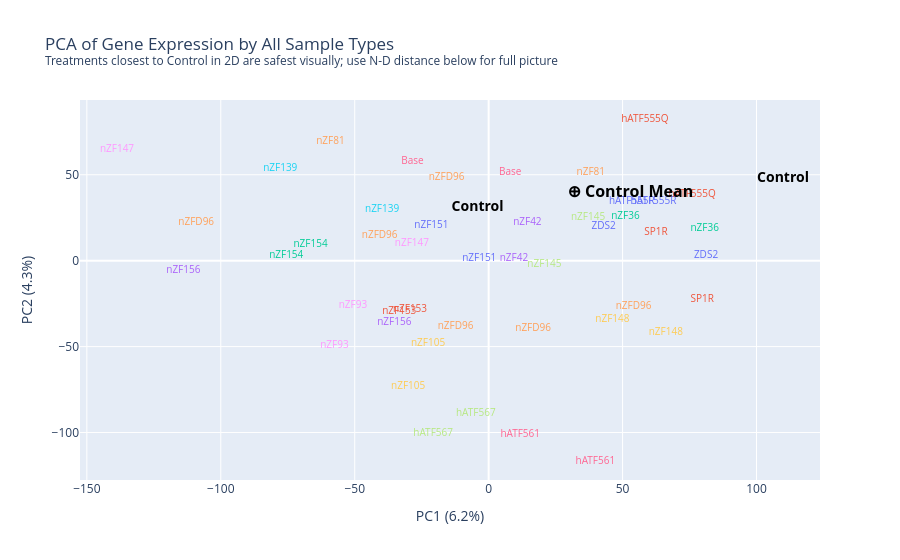

Notebook code for this chart:
### Code cell
# 2D PCA scatter (PC1 vs PC2) — all treatments, text labels
control_centroid_2d = pca_df[pca_df['sample_type'] == 'Control'][['PC1', 'PC2']].mean()

fig1 = px.scatter(
    pca_df,
    x='PC1', y='PC2',
    color='sample_type',
    text='sample_type',
    hover_name=pca_df.index,
    labels={
        'PC1': f'PC1 ({pca.explained_variance_ratio_[0]:.1%})',
        'PC2': f'PC2 ({pca.explained_variance_ratio_[1]:.1%})',
    },
    title='PCA of Gene Expression by All Sample Types'
          '<br><sup>Treatments closest to Control in 2D are safest visually; use N-D distance below for full picture</sup>',
)
fig1.update_traces(mode='text')
fig1.update_layout(showlegend=False)

for trace in fig1.data:
    if trace.name == 'Control':
        trace.textfont.color = 'black'
        trace.textfont.size = 14
        trace.textfont.weight = 'bold'
    else:
        trace.textfont.color = trace.marker.color
        trace.textfont.size = 10

fig1.add_trace(go.Scatter(
    x=[control_centroid_2d['PC1']],
    y=[control_centroid_2d['PC2']],
    mode='text',
    text=['⊕ Control Mean'],
    textfont=dict(color='black', size=16, weight='bold'),
    hoverinfo='skip',
    showlegend=False,
))
fig1.show()

### Figure 1 — Plotly figure (JSON) as saved in the notebook; plotly's stock layout.template omitted (floating-point values rounded to 4 significant figures)
{"data": [{"hovertemplate": "<b>%{hovertext}</b><br><br>sample_type=%{text}<br>PC1 (6.2%)=%{x}<br>PC2 (4.3%)=%{y}<extra></extra>", "hovertext": [null, null], "legendgroup": "ZDS2", "marker": {"color": "#636efa", "symbol": "circle"}, "mode": "text", "name": "ZDS2", "orientation": "v", "showlegend": true, "text": ["ZDS2", "ZDS2"], "textfont": {"color": "#636efa", "size": 10}, "type": "scatter", "x": [81.15, 42.93], "xaxis": "x", "y": [2.757, 20.01], "yaxis": "y"}, {"hovertemplate": "<b>%{hovertext}</b><br><br>sample_type=%{text}<br>PC1 (6.2%)=%{x}<br>PC2 (4.3%)=%{y}<extra></extra>", "hovertext": [null, null], "legendgroup": "SP1R", "marker": {"color": "#EF553B", "symbol": "circle"}, "mode": "text", "name": "SP1R", "orientation": "v", "showlegend": true, "text": ["SP1R", "SP1R"], "textfont": {"color": "#EF553B", "size": 10}, "type": "scatter", "x": [62.45, 79.74], "xaxis": "x", "y": [16.35, -22.8], "yaxis": "y"}, {"hovertemplate": "<b>%{hovertext}</b><br><br>sample_type=%{text}<br>PC1 (6.2%)=%{x}<br>PC2 (4.3%)=%{y}<extra></extra>", "hovertext": [null, null], "legendgroup": "nZF36", "marker": {"color": "#00cc96", "symbol": "circle"}, "mode": "text", "name": "nZF36", "orientation": "v", "showlegend": true, "text": ["nZF36", "nZF36"], "textfont": {"color": "#00cc96", "size": 10}, "type": "scatter", "x": [51.05, 80.64], "xaxis": "x", "y": [25.8, 18.91], "yaxis": "y"}, {"hovertemplate": "<b>%{hovertext}</b><br><br>sample_type=%{text}<br>PC1 (6.2%)=%{x}<br>PC2 (4.3%)=%{y}<extra></extra>", "hovertext": [null, null], "legendgroup": "nZF42", "marker": {"color": "#ab63fa", "symbol": "circle"}, "mode": "text", "name": "nZF42", "orientation": "v", "showlegend": true, "text": ["nZF42", "nZF42"], "textfont": {"color": "#ab63fa", "size": 10}, "type": "scatter", "x": [14.46, 9.427], "xaxis": "x", "y": [22.29, 1.505], "yaxis": "y"}, {"hovertemplate": "<b>%{hovertext}</b><br><br>sample_type=%{text}<br>PC1 (6.2%)=%{x}<br>PC2 (4.3%)=%{y}<extra></extra>", "hovertext": [null, null], "legendgroup": "nZF81", "marker": {"color": "#FFA15A", "symbol": "circle"}, "mode": "text", "name": "nZF81", "orientation": "v", "showlegend": true, "text": ["nZF81", "nZF81"], "textfont": {"color": "#FFA15A", "size": 10}, "type": "scatter", "x": [-59.07, 38.15], "xaxis": "x", "y": [69.24, 51.29], "yaxis": "y"}, {"hovertemplate": "<b>%{hovertext}</b><br><br>sample_type=%{text}<br>PC1 (6.2%)=%{x}<br>PC2 (4.3%)=%{y}<extra></extra>", "hovertext": [null, null], "legendgroup": "nZF139", "marker": {"color": "#19d3f3", "symbol": "circle"}, "mode": "text", "name": "nZF139", "orientation": "v", "showlegend": true, "text": ["nZF139", "nZF139"], "textfont": {"color": "#19d3f3", "size": 10}, "type": "scatter", "x": [-39.77, -77.8], "xaxis": "x", "y": [29.58, 53.56], "yaxis": "y"}, {"hovertemplate": "<b>%{hovertext}</b><br><br>sample_type=%{text}<br>PC1 (6.2%)=%{x}<br>PC2 (4.3%)=%{y}<extra></extra>", "hovertext": [null, null], "legendgroup": "Base", "marker": {"color": "#FF6692", "symbol": "circle"}, "mode": "text", "name": "Base", "orientation": "v", "showlegend": true, "text": ["Base", "Base"], "textfont": {"color": "#FF6692", "size": 10}, "type": "scatter", "x": [-28.44, 8.065], "xaxis": "x", "y": [57.69, 51.13], "yaxis": "y"}, {"hovertemplate": "<b>%{hovertext}</b><br><br>sample_type=%{text}<br>PC1 (6.2%)=%{x}<br>PC2 (4.3%)=%{y}<extra></extra>", "hovertext": [null, null], "legendgroup": "nZF145", "marker": {"color": "#B6E880", "symbol": "circle"}, "mode": "text", "name": "nZF145", "orientation": "v", "showlegend": true, "text": ["nZF145", "nZF145"], "textfont": {"color": "#B6E880", "size": 10}, "type": "scatter", "x": [20.83, 37.12], "xaxis": "x", "y": [-2.45, 24.91], "yaxis": "y"}, {"hovertemplate": "<b>%{hovertext}</b><br><br>sample_type=%{text}<br>PC1 (6.2%)=%{x}<br>PC2 (4.3%)=%{y}<extra></extra>", "hovertext": [null, null], "legendgroup": "nZF147", "marker": {"color": "#FF97FF", "symbol": "circle"}, "mode": "text", "name": "nZF147", "orientation": "v", "showlegend": true, "text": ["nZF147", "nZF147"], "textfont": {"color": "#FF97FF", "size": 10}, "type": "scatter", "x": [-28.66, -138.7], "xaxis": "x", "y": [10.06, 64.63], "yaxis": "y"}, {"hovertemplate": "<b>%{hovertext}</b><br><br>sample_type=%{text}<br>PC1 (6.2%)=%{x}<br>PC2 (4.3%)=%{y}<extra></extra>", "hovertext": [null, null], "legendgroup": "nZF148", "marker": {"color": "#FECB52", "symbol": "circle"}, "mode": "text", "name": "nZF148", "orientation": "v", "showlegend": true, "text": ["nZF148", "nZF148"], "textfont": {"color": "#FECB52", "size": 10}, "type": "scatter", "x": [66.14, 46.19], "xaxis": "x", "y": [-41.68, -34.04], "yaxis": "y"}, {"hovertemplate": "<b>%{hovertext}</b><br><br>sample_type=%{text}<br>PC1 (6.2%)=%{x}<br>PC2 (4.3%)=%{y}<extra></extra>", "hovertext": [null, null], "legendgroup": "nZF151", "marker": {"color": "#636efa", "symbol": "circle"}, "mode": "text", "name": "nZF151", "orientation": "v", "showlegend": true, "text": ["nZF151", "nZF151"], "textfont": {"color": "#636efa", "size": 10}, "type": "scatter", "x": [-21.35, -3.511], "xaxis": "x", "y": [20.45, 1.484], "yaxis": "y"}, {"hovertemplate": "<b>%{hovertext}</b><br><br>sample_type=%{text}<br>PC1 (6.2%)=%{x}<br>PC2 (4.3%)=%{y}<extra></extra>", "hovertext": [null, null], "legendgroup": "nZF153", "marker": {"color": "#EF553B", "symbol": "circle"}, "mode": "text", "name": "nZF153", "orientation": "v", "showlegend": true, "text": ["nZF153", "nZF153"], "textfont": {"color": "#EF553B", "size": 10}, "type": "scatter", "x": [-29.37, -33.37], "xaxis": "x", "y": [-28.55, -29.38], "yaxis": "y"}, {"hovertemplate": "<b>%{hovertext}</b><br><br>sample_type=%{text}<br>PC1 (6.2%)=%{x}<br>PC2 (4.3%)=%{y}<extra></extra>", "hovertext": [null, null], "legendgroup": "nZF154", "marker": {"color": "#00cc96", "symbol": "circle"}, "mode": "text", "name": "nZF154", "orientation": "v", "showlegend": true, "text": ["nZF154", "nZF154"], "textfont": {"color": "#00cc96", "size": 10}, "type": "scatter", "x": [-75.56, -66.49], "xaxis": "x", "y": [3.294, 9.308], "yaxis": "y"}, {"hovertemplate": "<b>%{hovertext}</b><br><br>sample_type=%{text}<br>PC1 (6.2%)=%{x}<br>PC2 (4.3%)=%{y}<extra></extra>", "hovertext": [null, null], "legendgroup": "nZF156", "marker": {"color": "#ab63fa", "symbol": "circle"}, "mode": "text", "name": "nZF156", "orientation": "v", "showlegend": true, "text": ["nZF156", "nZF156"], "textfont": {"color": "#ab63fa", "size": 10}, "type": "scatter", "x": [-114.0, -35.22], "xaxis": "x", "y": [-5.609, -36.01], "yaxis": "y"}, {"hovertemplate": "<b>%{hovertext}</b><br><br>sample_type=%{text}<br>PC1 (6.2%)=%{x}<br>PC2 (4.3%)=%{y}<extra></extra>", "hovertext": [null, null, null, null, null, null], "legendgroup": "nZFD96", "marker": {"color": "#FFA15A", "symbol": "circle"}, "mode": "text", "name": "nZFD96", "orientation": "v", "showlegend": true, "text": ["nZFD96", "nZFD96", "nZFD96", "nZFD96", "nZFD96", "nZFD96"], "textfont": {"color": "#FFA15A", "size": 10}, "type": "scatter", "x": [-12.37, 16.6, 54.11, -40.69, -15.71, -109.2], "xaxis": "x", "y": [-38.49, -39.36, -26.77, 14.81, 48.54, 22.48], "yaxis": "y"}, {"hovertemplate": "<b>%{hovertext}</b><br><br>sample_type=%{text}<br>PC1 (6.2%)=%{x}<br>PC2 (4.3%)=%{y}<extra></extra>", "hovertext": [null, null], "legendgroup": "Control", "marker": {"color": "#19d3f3", "symbol": "circle"}, "mode": "text", "name": "Control", "orientation": "v", "showlegend": true, "text": ["Control", "Control"], "textfont": {"color": "black", "size": 14, "weight": "bold"}, "type": "scatter", "x": [-4.139, 109.9], "xaxis": "x", "y": [30.87, 47.92], "yaxis": "y"}, {"hovertemplate": "<b>%{hovertext}</b><br><br>sample_type=%{text}<br>PC1 (6.2%)=%{x}<br>PC2 (4.3%)=%{y}<extra></extra>", "hovertext": [null, null], "legendgroup": "hATF561", "marker": {"color": "#FF6692", "symbol": "circle"}, "mode": "text", "name": "hATF561", "orientation": "v", "showlegend": true, "text": ["hATF561", "hATF561"], "textfont": {"color": "#FF6692", "size": 10}, "type": "scatter", "x": [11.79, 39.83], "xaxis": "x", "y": [-101.0, -116.6], "yaxis": "y"}, {"hovertemplate": "<b>%{hovertext}</b><br><br>sample_type=%{text}<br>PC1 (6.2%)=%{x}<br>PC2 (4.3%)=%{y}<extra></extra>", "hovertext": [null, null], "legendgroup": "hATF567", "marker": {"color": "#B6E880", "symbol": "circle"}, "mode": "text", "name": "hATF567", "orientation": "v", "showlegend": true, "text": ["hATF567", "hATF567"], "textfont": {"color": "#B6E880", "size": 10}, "type": "scatter", "x": [-20.72, -4.799], "xaxis": "x", "y": [-100.5, -88.86], "yaxis": "y"}, {"hovertemplate": "<b>%{hovertext}</b><br><br>sample_type=%{text}<br>PC1 (6.2%)=%{x}<br>PC2 (4.3%)=%{y}<extra></extra>", "hovertext": [null, null], "legendgroup": "nZF93", "marker": {"color": "#FF97FF", "symbol": "circle"}, "mode": "text", "name": "nZF93", "orientation": "v", "showlegend": true, "text": ["nZF93", "nZF93"], "textfont": {"color": "#FF97FF", "size": 10}, "type": "scatter", "x": [-57.58, -50.67], "xaxis": "x", "y": [-49.21, -26.18], "yaxis": "y"}, {"hovertemplate": "<b>%{hovertext}</b><br><br>sample_type=%{text}<br>PC1 (6.2%)=%{x}<br>PC2 (4.3%)=%{y}<extra></extra>", "hovertext": [null, null], "legendgroup": "nZF105", "marker": {"color": "#FECB52", "symbol": "circle"}, "mode": "text", "name": "nZF105", "orientation": "v", "showlegend": true, "text": ["nZF105", "nZF105"], "textfont": {"color": "#FECB52", "size": 10}, "type": "scatter", "x": [-30.04, -22.62], "xaxis": "x", "y": [-73.21, -48.31], "yaxis": "y"}, {"hovertemplate": "<b>%{hovertext}</b><br><br>sample_type=%{text}<br>PC1 (6.2%)=%{x}<br>PC2 (4.3%)=%{y}<extra></extra>", "hovertext": [null, null], "legendgroup": "hATF555R", "marker": {"color": "#636efa", "symbol": "circle"}, "mode": "text", "name": "hATF555R", "orientation": "v", "showlegend": true, "text": ["hATF555R", "hATF555R"], "textfont": {"color": "#636efa", "size": 10}, "type": "scatter", "x": [53.46, 61.54], "xaxis": "x", "y": [34.33, 34.71], "yaxis": "y"}, {"hovertemplate": "<b>%{hovertext}</b><br><br>sample_type=%{text}<br>PC1 (6.2%)=%{x}<br>PC2 (4.3%)=%{y}<extra></extra>", "hovertext": [null, null], "legendgroup": "hATF555Q", "marker": {"color": "#EF553B", "symbol": "circle"}, "mode": "text", "name": "hATF555Q", "orientation": "v", "showlegend": true, "text": ["hATF555Q", "hATF555Q"], "textfont": {"color": "#EF553B", "size": 10}, "type": "scatter", "x": [75.95, 58.34], "xaxis": "x", "y": [38.58, 82.46], "yaxis": "y"}, {"hoverinfo": "skip", "mode": "text", "showlegend": false, "text": ["⊕ Control Mean"], "textfont": {"color": "black", "size": 16, "weight": "bold"}, "type": "scatter", "x": [52.87], "y": [39.4]}], "layout": {"legend": {"title": {"text": "sample_type"}, "tracegroupgap": 0}, "showlegend": false, "title": {"text": "PCA of Gene Expression by All Sample Types<br><sup>Treatments closest to Control in 2D are safest visually; use N-D distance below for full picture</sup>"}, "xaxis": {"anchor": "y", "domain": [0, 1], "title": {"text": "PC1 (6.2%)"}}, "yaxis": {"anchor": "x", "domain": [0, 1], "title": {"text": "PC2 (4.3%)"}}}}
